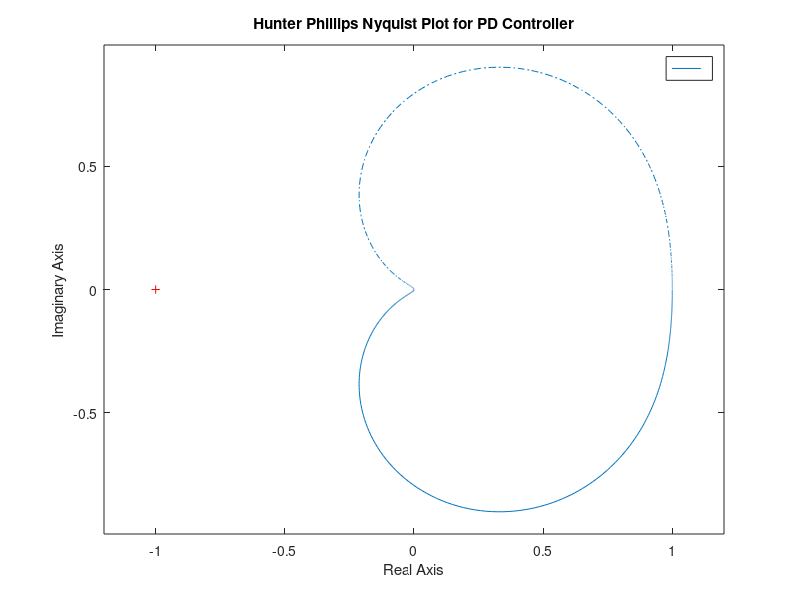
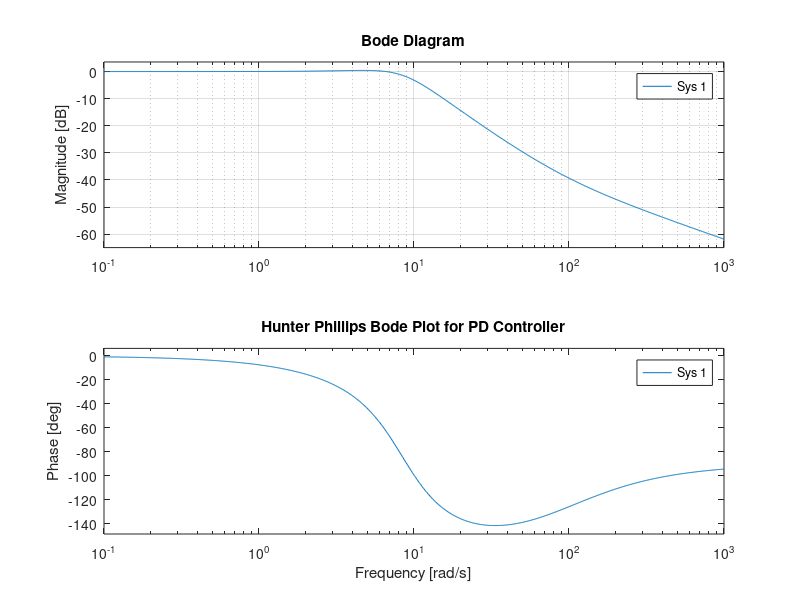
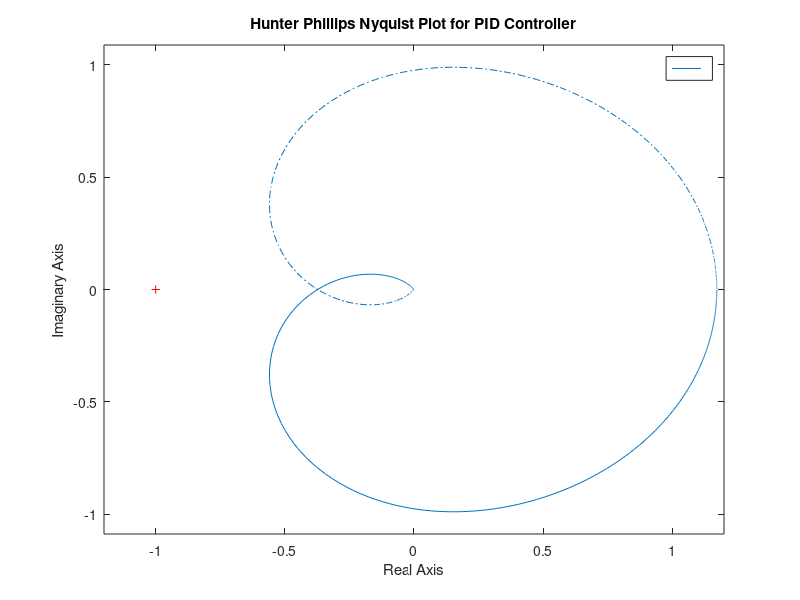
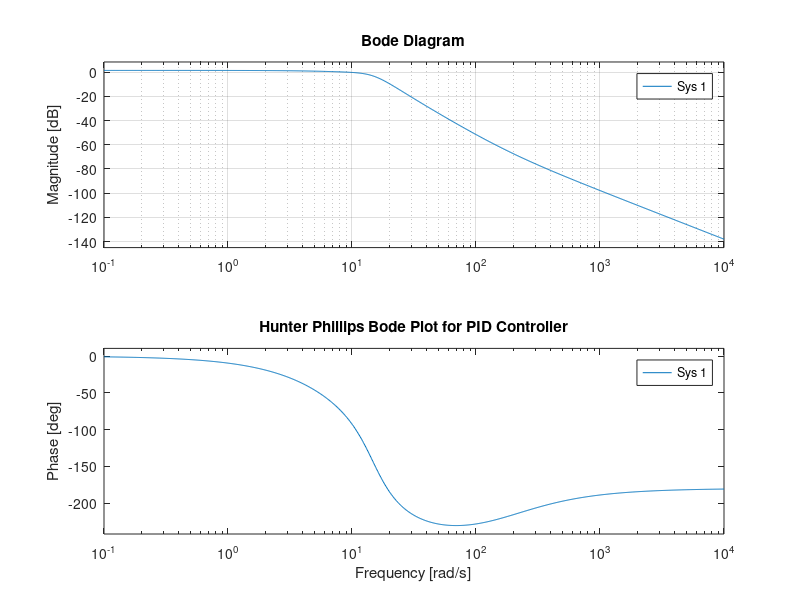

Write MATLAB code to recreate these figures, in order.
% Stability Analysis
% EE386 - Design Project
% Hunter Phillips

% PD Controller Nyquist Plot
f1 = figure;
k1_PD = 59.6063;
k2_PD = 0.67;
PI_num = [0.06*k2_PD 0.06*k1_PD];
PI_den= [0.05 (0.46+0.06*k2_PD) 0.06*k1_PD];
nyquist (tf(PI_num,PI_den))
title('Hunter Phillips Nyquist Plot for PD Controller')
xlim([-1.2 1.2])
grid

% PD Controller Bode Plot
f2 = figure;
bode (tf(PI_num,PI_den)) % using previous vars
title('Hunter Phillips Bode Plot for PD Controller')
grid

% PID Controller Nyquist Plot
f3 = figure;
k1_PID = 279.9;
k2_PID = 10.56;
k3_PID = 1627.6;
PID_num = [0.06*k2_PID 0.06*k1_PID + 0.06*k3_PID];
PID_den = [0.05 (0.46+0.06*k2_PID) 0.06*k1_PID 0.06*k3_PID];
nyquist (tf(PID_num,PID_den))
title('Hunter Phillips Nyquist Plot for PID Controller')
xlim([-1.2 1.2])
grid

% PD Controller Bode Plot
f4 = figure;
bode (tf(PID_num,PID_den)) % using previous vars
title('Hunter Phillips Bode Plot for PID Controller')
grid

print(f1,'../results/pd_nyquist', '-dpng', '-r1200')
print(f2,'../results/pd_bode', '-dpng', '-r1200')
print(f3,'../results/pid_nyquist', '-dpng', '-r1200')
print(f4,'../results/pid_bode', '-dpng', '-r1200')

